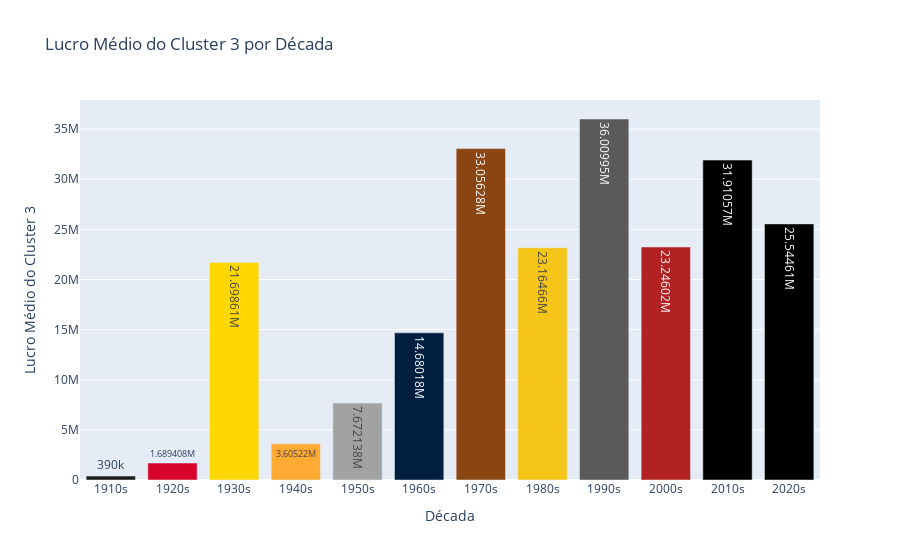

Write notebook code for a chart like this one.
### Code cell
#Sucesso do cluster 3 (cluster que possui filmes de drama e subgêneros relacionados) através das décadas
filmes_decada3 = coletar_lucro_medio_decada(cluster3, filmes_decada, '3')
plotar_lucro_decada(filmes_decada3, '3')

### Figure 1 — Plotly figure (JSON) as saved in the notebook; plotly's stock layout.template omitted (floating-point values rounded to 4 significant figures)
{"data": [{"alignmentgroup": "True", "hovertemplate": "Década=%{x}<br>Lucro Médio do Cluster 3=%{y}<extra></extra>", "legendgroup": "", "marker": {"color": ["#1B1B1B", "#D90429", "#FFD700", "#FFAA33", "#A2A2A2", "#001F3F", "#8B4513", "#F5C518", "#5A5A5A", "#B22222"], "pattern": {"shape": ""}}, "name": "", "offsetgroup": "", "orientation": "v", "showlegend": false, "textposition": "auto", "texttemplate": "%{y}", "type": "bar", "x": ["1910s", "1920s", "1930s", "1940s", "1950s", "1960s", "1970s", "1980s", "1990s", "2000s", "2010s", "2020s"], "xaxis": "x", "y": [390000, 1689000.0, 21700000.0, 3605000.0, 7672000.0, 14680000.0, 33060000.0, 23160000.0, 36010000.0, 23250000.0, 31910000.0, 25540000.0], "yaxis": "y"}], "layout": {"autosize": true, "barmode": "relative", "legend": {"tracegroupgap": 0}, "title": {"text": "Lucro Médio do Cluster 3 por Década"}, "xaxis": {"anchor": "y", "autorange": true, "domain": [0, 1], "range": [-0.5, 11.5], "title": {"text": "Década"}, "type": "category"}, "yaxis": {"anchor": "x", "autorange": true, "domain": [0, 1], "range": [0, 37910000.0], "title": {"text": "Lucro Médio do Cluster 3"}, "type": "linear"}}}
